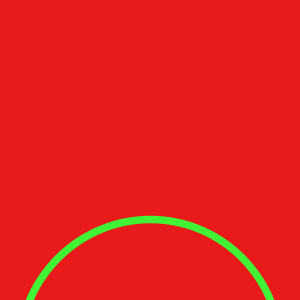
Frame 1 (no input)
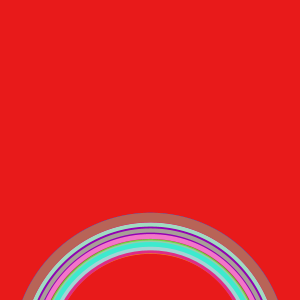
Frame 60 (the mouse pressed at the canvas centre just before this capture)
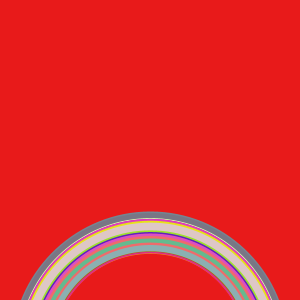
Frame 120 (the mouse held since frame 60 and released just before this capture)

The Processing sketch that drew these frames (run headless with seeded random() and noise(); from frame 60 on, the mouse is pressed at the canvas centre):

// Processing sketch: Animated_rainbow_
// ── Animated_rainbow_.pde
void setup () {
  size(300, 300);
  background(#E81A1A);
  noFill();
}

void draw() {
  strokeWeight(random(3, 10));
  stroke(random(255), random(255), random(225)); // RGB Red Green Blue 
  float rainbow_size = random(200, 270);
  ellipse(150, 350, rainbow_size, rainbow_size);
}
